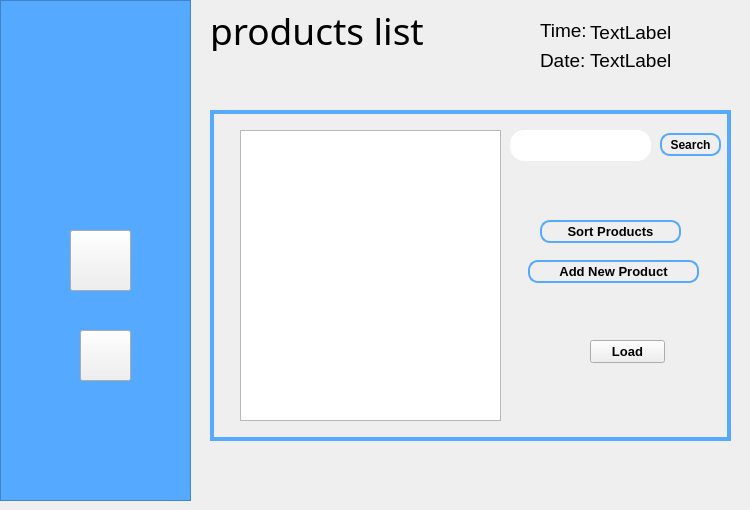
   <widget class="QWidget" name="page">
    <widget class="QFrame" name="frame">
     <property name="geometry">
      <rect>
       <x>0</x>
       <y>0</y>
       <width>191</width>
       <height>501</height>
      </rect>
     </property>
     <property name="styleSheet">
      <string notr="true">#frame
{
background:rgb(85,170,255);
}</string>
     </property>
     <property name="frameShape">
      <enum>QFrame::StyledPanel</enum>
     </property>
     <property name="frameShadow">
      <enum>QFrame::Raised</enum>
     </property>
     <widget class="QLabel" name="labelLogo1">
      <property name="geometry">
       <rect>
        <x>10</x>
        <y>30</y>
        <width>171</width>
        <height>171</height>
       </rect>
      </property>
      <property name="styleSheet">
       <string notr="true">border-image:url(://img/floralloLogo.png);</string>
      </property>
      <property name="text">
       <string/>
      </property>
     </widget>
     <widget class="QPushButton" name="profile_1">
      <property name="geometry">
       <rect>
        <x>70</x>
        <y>230</y>
        <width>61</width>
        <height>61</height>
       </rect>
      </property>
      <property name="styleSheet">
       <string notr="true">#profile_1
{
   border-image:url(://img/profileIcon.png);
}

#profile_1:hover
{
  border-image:url(://img/profileIconHover.png);
}</string>
      </property>
      <property name="text">
       <string/>
      </property>
     </widget>
     <widget class="QPushButton" name="signOut_1">
      <property name="geometry">
       <rect>
        <x>80</x>
        <y>330</y>
        <width>51</width>
        <height>51</height>
       </rect>
      </property>
      <property name="styleSheet">
       <string notr="true">#signOut_1
{
   border-image:url(://img/signOut.png);
}

#signOut_1:hover
{
  border-image:url(://img/signOutHover.png);
}</string>
      </property>
      <property name="text">
       <string/>
      </property>
     </widget>
    </widget>
    <widget class="QFrame" name="frame_2">
     <property name="geometry">
      <rect>
       <x>210</x>
       <y>110</y>
       <width>521</width>
       <height>331</height>
      </rect>
     </property>
     <property name="styleSheet">
      <string notr="true">#frame_2
{
	border:4px solid rgb(85, 170, 255);
}</string>
     </property>
     <property name="frameShape">
      <enum>QFrame::StyledPanel</enum>
     </property>
     <property name="frameShadow">
      <enum>QFrame::Raised</enum>
     </property>
     <widget class="QLineEdit" name="lineEdit_SearchCustomer">
      <property name="geometry">
       <rect>
        <x>300</x>
        <y>20</y>
        <width>141</width>
        <height>31</height>
       </rect>
      </property>
      <property name="styleSheet">
       <string notr="true">#lineEdit_SearchCustomer
{
padding: 1px;
border-style: solid;
border: 2px rgb(85,170,255);
border-radius: 14px;
}</string>
      </property>
     </widget>
     <widget class="QPushButton" name="pushButton_SortProduct">
      <property name="geometry">
       <rect>
        <x>330</x>
        <y>110</y>
        <width>141</width>
        <height>23</height>
       </rect>
      </property>
      <property name="font">
       <font>
        <family>Arial</family>
        <pointsize>10</pointsize>
        <weight>75</weight>
        <bold>true</bold>
       </font>
      </property>
      <property name="styleSheet">
       <string notr="true">#pushButton_SortProduct
{
background-color: transparent;
border-width: 2px;
border-color: rgb(85,170,255);
border-style: solid;
border-radius: 10px;
padding: 3px;
padding-left: 5px;
padding-right: 5px;
}

#pushButton_SortProduct:hover
{
background:rgb(85,170,255);
}</string>
      </property>
      <property name="text">
       <string>Sort Products</string>
      </property>
     </widget>
     <widget class="QPushButton" name="pushButton_AddNewProduct">
      <property name="geometry">
       <rect>
        <x>318</x>
        <y>150</y>
        <width>171</width>
        <height>23</height>
       </rect>
      </property>
      <property name="font">
       <font>
        <family>Arial</family>
        <pointsize>10</pointsize>
        <weight>75</weight>
        <bold>true</bold>
       </font>
      </property>
      <property name="styleSheet">
       <string notr="true">#pushButton_AddNewProduct
{
background-color: transparent;
border-width: 2px;
border-color: rgb(85,170,255);
border-style: solid;
border-radius: 10px;
padding: 3px;
padding-left: 5px;
padding-right: 5px;
}

#pushButton_AddNewProduct:hover
{
background: rgb(85,170,255);
}</string>
      </property>
      <property name="text">
       <string>Add New Product</string>
      </property>
     </widget>
     <widget class="QListView" name="listView">
      <property name="geometry">
       <rect>
        <x>30</x>
        <y>20</y>
        <width>261</width>
        <height>291</height>
       </rect>
      </property>
     </widget>
     <widget class="QPushButton" name="LoadData">
      <property name="geometry">
       <rect>
        <x>380</x>
        <y>230</y>
        <width>75</width>
        <height>23</height>
       </rect>
      </property>
      <property name="font">
       <font>
        <family>Arial</family>
        <pointsize>10</pointsize>
        <weight>75</weight>
        <bold>true</bold>
       </font>
      </property>
      <property name="styleSheet">
       <string notr="true">#LoadData
{
background-color: transparent;
border-width: 2px;
border-color: rgb(85,170,255);
border-style: solid;
border-radius: 10px;
padding: 3px;
padding-left: 5px;
padding-right: 5px;
}

#LoadData:hover
{
background: rgb(85,170,255);
}</string>
      </property>
      <property name="text">
       <string>Load</string>
      </property>
     </widget>
     <widget class="QPushButton" name="pushButton_Search">
      <property name="geometry">
       <rect>
        <x>450</x>
        <y>23</y>
        <width>61</width>
        <height>23</height>
       </rect>
      </property>
      <property name="font">
       <font>
        <family>Arial</family>
        <pointsize>9</pointsize>
        <weight>75</weight>
        <bold>true</bold>
       </font>
      </property>
      <property name="styleSheet">
       <string notr="true">#pushButton_Search
{
background-color: transparent;
border-width: 2px;
border-color: rgb(85,170,255);
border-style: solid;
border-radius: 10px;
padding: 3px;
padding-left: 5px;
padding-right: 5px;
}

#pushButton_Search:hover
{
background:rgb(85,170,255);
}</string>
      </property>
      <property name="text">
       <string>Search</string>
      </property>
     </widget>
    </widget>
    <widget class="QLabel" name="label_2">
     <property name="geometry">
      <rect>
       <x>210</x>
       <y>10</y>
       <width>291</width>
       <height>41</height>
      </rect>
     </property>
     <property name="font">
      <font>
       <family>Arial Rounded MT Bold</family>
       <pointsize>28</pointsize>
      </font>
     </property>
     <property name="text">
      <string>products list</string>
     </property>
    </widget>
    <widget class="QLabel" name="label_3">
     <property name="geometry">
      <rect>
       <x>540</x>
       <y>20</y>
       <width>51</width>
       <height>21</height>
      </rect>
     </property>
     <property name="font">
      <font>
       <pointsize>14</pointsize>
      </font>
     </property>
     <property name="text">
      <string>Time:</string>
     </property>
    </widget>
    <widget class="QLabel" name="label_4">
     <property name="geometry">
      <rect>
       <x>540</x>
       <y>50</y>
       <width>47</width>
       <height>21</height>
      </rect>
     </property>
     <property name="font">
      <font>
       <pointsize>14</pointsize>
      </font>
     </property>
     <property name="text">
      <string>Date:</string>
     </property>
    </widget>
    <widget class="QLabel" name="time">
     <property name="geometry">
      <rect>
       <x>590</x>
       <y>17</y>
       <width>151</width>
       <height>31</height>
      </rect>
     </property>
     <property name="font">
      <font>
       <pointsize>14</pointsize>
      </font>
     </property>
     <property name="text">
      <string>TextLabel</string>
     </property>
    </widget>
    <widget class="QLabel" name="date">
     <property name="geometry">
      <rect>
       <x>590</x>
       <y>45</y>
       <width>112</width>
       <height>31</height>
      </rect>
     </property>
     <property name="font">
      <font>
       <pointsize>14</pointsize>
      </font>
     </property>
     <property name="text">
      <string>TextLabel</string>
     </property>
    </widget>
   </widget>
